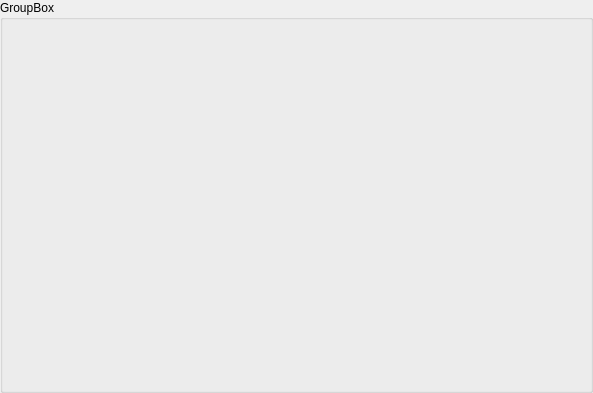
<?xml version="1.0" encoding="UTF-8"?>
<ui version="4.0">
 <class>baseCameraForm</class>
 <widget class="QWidget" name="baseCameraForm">
  <property name="geometry">
   <rect>
    <x>0</x>
    <y>0</y>
    <width>593</width>
    <height>393</height>
   </rect>
  </property>
  <property name="windowTitle">
   <string>Form</string>
  </property>
  <layout class="QGridLayout" name="gridLayout">
   <property name="leftMargin">
    <number>0</number>
   </property>
   <property name="topMargin">
    <number>0</number>
   </property>
   <property name="rightMargin">
    <number>0</number>
   </property>
   <property name="bottomMargin">
    <number>0</number>
   </property>
   <property name="spacing">
    <number>0</number>
   </property>
   <item row="0" column="0">
    <widget class="QGroupBox" name="camera_groupBox_title">
     <property name="title">
      <string>GroupBox</string>
     </property>
     <layout class="QGridLayout" name="gridLayout_2">
      <item row="0" column="0">
       <widget class="OpenGLWidget" name="widget" native="true"/>
      </item>
     </layout>
    </widget>
   </item>
  </layout>
 </widget>
 <customwidgets>
  <customwidget>
   <class>OpenGLWidget</class>
   <extends>QWidget</extends>
   <header>base/OpenGLWidget.h</header>
   <container>1</container>
  </customwidget>
 </customwidgets>
 <resources/>
 <connections/>
</ui>
